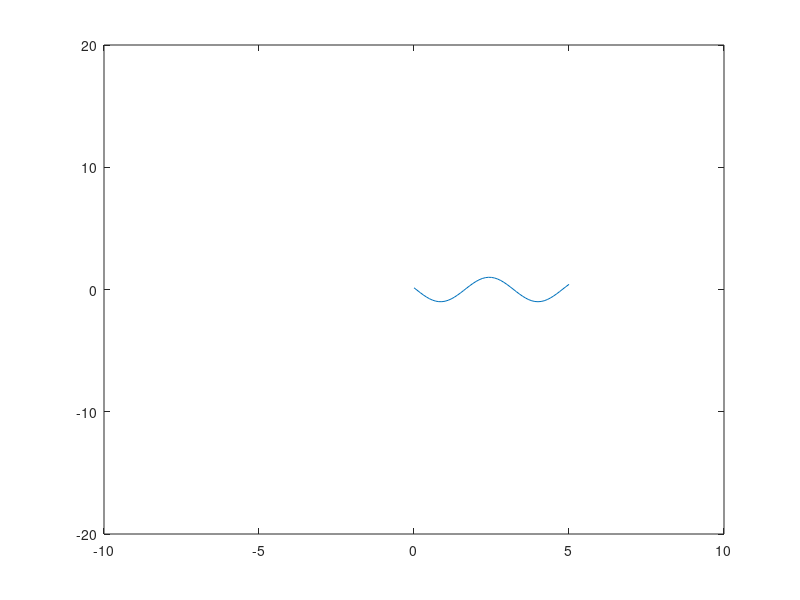

Here is the MATLAB script that generated this plot: (Note: this script raises an error after producing the figure.)
%% plot a simple trig function
clearvars, clc, close all;

% define the interval on which you want to see the function plotted,make
% sure that data points are defined before the function

x = [-6:0.1:6];
f = sin(x);

plot(x,f)
xlabel("x")
ylabel("y")

%% another plot
clearvars,clc,close all;
t = 0:0.02:4 ;
f = exp(-2*t).*sin(t);

g = exp(-t).*sin(t);
plot(t,f,'-',t,g,'--')
% fplot('exp(-2.*t).*sin(t)',[0,4])
title("damped spring force")
legend('f','g')
grid on
% axis equal
axis auto

%% setting axis in graph
clearvars,clc,close all;
x = [0:0.1:5];
y = sin(2*x + 3);
plot(x,y)
axis([-10,10,-20,20])

%% plotting
clearvars, clc,close all;
y = exp((-1.5)*x).*sin(5*x+3);
plot(x,y)
axis([0, 5, -1, 1])
%% subPlot
clearvars , clc, close all
x = [0:0.01:5];
x1 = 5:0.01:10;
y = exp(-1.2*x).*sin(20*x);
subplot(1,2,1)
plot(x,y)
%% polar plot
clearvars, clc, close all
theta = 0: pi/90: 6*pi;
a=2;
r = 1 + a * cos(theta);
polarplot(theta,r,'r ')
%%  loglog plot
clearvars, clc, close all
 x = [0:0.1:20];
y = exp(-10*x.^2);
% plot(x,y)
loglog(x,y)
legend('plot','loglog')
%% graph of 2 types of data points
clearvars, clc, close all
student = [1:6];
pointsInSubject = [45,99,65,34,23,65];
plot(student,pointsInSubject)
bar(student,pointsInSubject,'cyan')
%% stem plot
clearvars ,clc ,close all;
t = [0:5:200];
f = exp(-0.01*t).*sin(t/4);
stem(t,f,'dr')